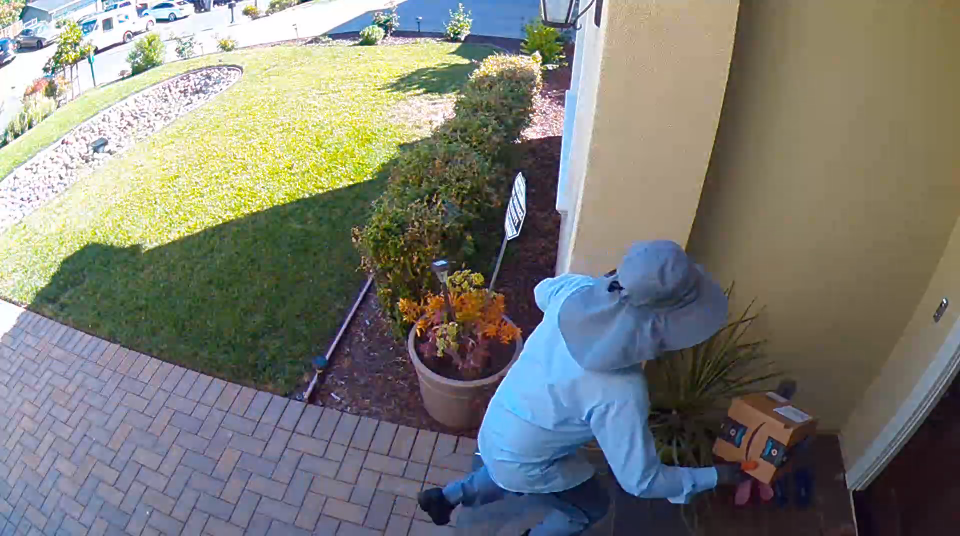
#> input picture frame 45 of yolo/test5.mp4, 1920 x 1072 px (shown at 1/2 size)
$ python main.py
#> lines starting #> are read from the running program, lines starting #| are printed output that depends on the picture
import cvlib as cvlib
from cvlib.object_detection import draw_bbox
import cv2

cap = cv2.VideoCapture("test5.mp4")

size = (int(cap.get(cv2.CAP_PROP_FRAME_WIDTH) / 2),
        int(cap.get(cv2.CAP_PROP_FRAME_HEIGHT) / 2))
fps = 25
fourcc = cv2.VideoWriter_fourcc(*'mp4v')
vout = cv2.VideoWriter()
success = vout.open('output.mp4',fourcc,fps,size,True)

while True:
    ret, orig_frame = cap.read()
#> orig_frame is the input picture: shape (1072, 1920, 3); mean B, G, R 117.3, 125, 124.3

    if not ret:
        break

    orig_frame = cv2.resize(orig_frame,None,fx=0.5,fy=0.5)
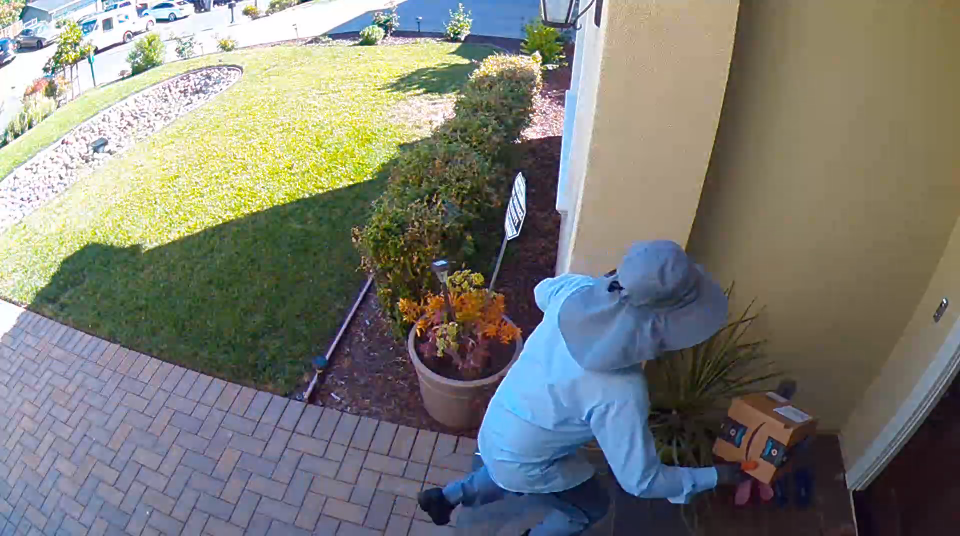
#> orig_frame: shape (536, 960, 3); mean B, G, R 117.4, 125.2, 124.4

#> (the run stopped early here; a loop or call above may not have finished)

$ run again, starting later in the video
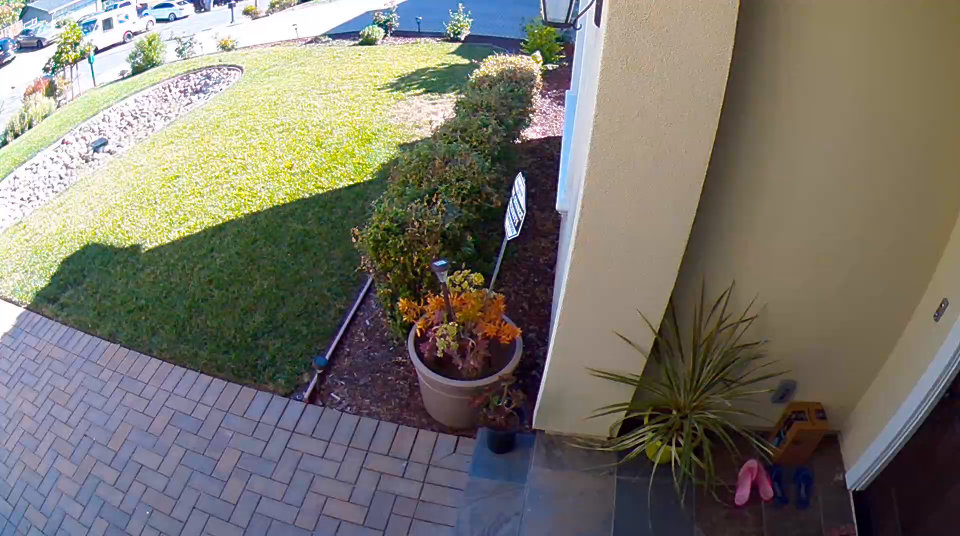
#> input picture frame 205 of yolo/test5.mp4, 1920 x 1072 px (shown at 1/2 size)
#> orig_frame is the input picture: shape (1072, 1920, 3); mean B, G, R 108.1, 118.1, 121.6
#> `orig_frame = cv2.resize(orig_frame,None,fx=0.5,fy=0.5)`:
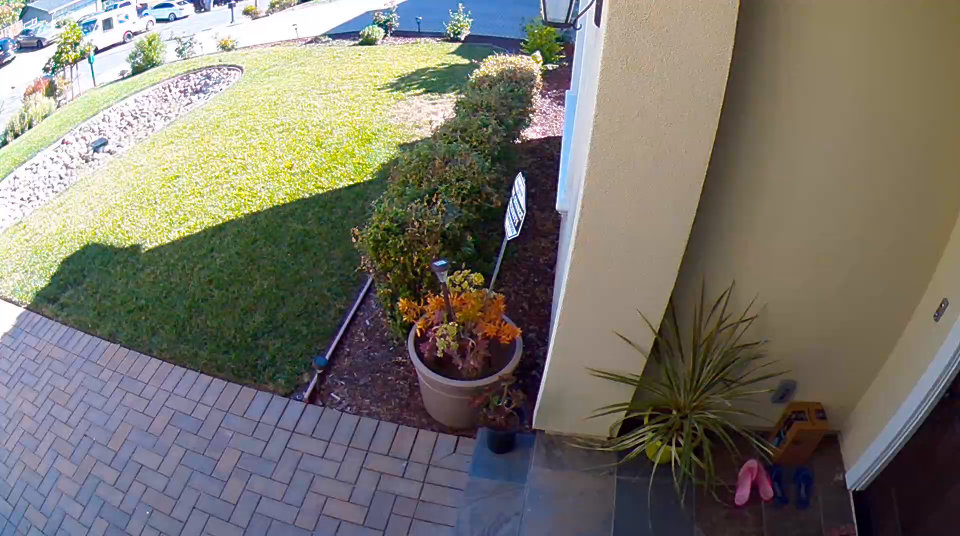
#> orig_frame: shape (536, 960, 3); mean B, G, R 108.2, 118.2, 121.7

$ run again, starting later in the video
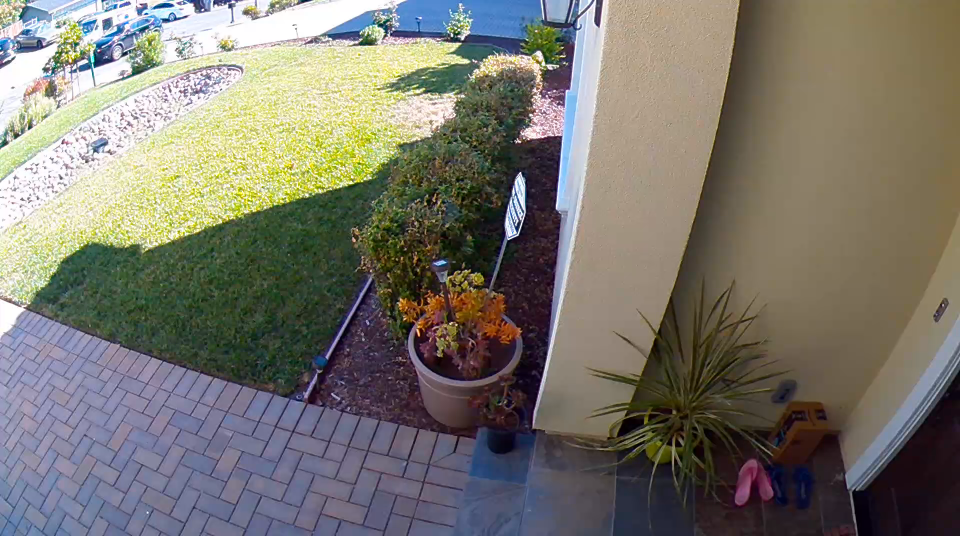
#> input picture frame 365 of yolo/test5.mp4, 1920 x 1072 px (shown at 1/2 size)
#> orig_frame is the input picture: shape (1072, 1920, 3); mean B, G, R 108, 117.6, 120.9
#> `orig_frame = cv2.resize(orig_frame,None,fx=0.5,fy=0.5)`:
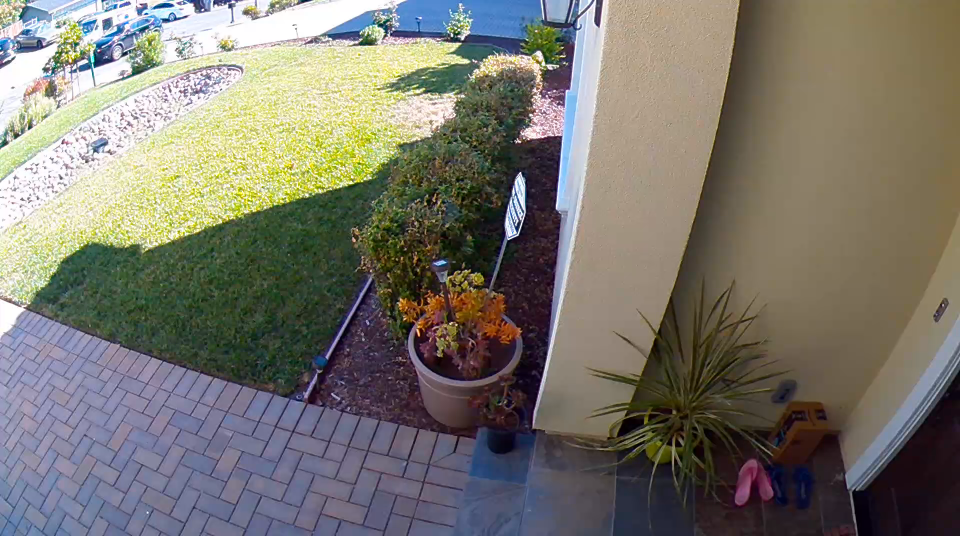
#> orig_frame: shape (536, 960, 3); mean B, G, R 108.1, 117.7, 121
